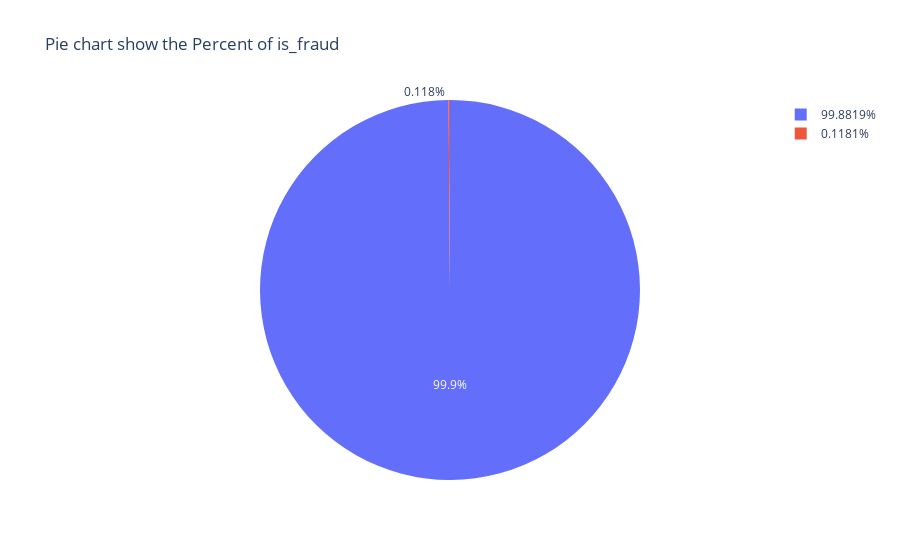

Here is the notebook cell this chart was saved with:
### Code cell
fig = px.pie(df, values=df.value_counts(["is_fraud"]), names=percent,
             title='Pie chart show the Percent of is_fraud')
fig.show()

### Figure 1 — Plotly figure (JSON) as saved in the notebook; plotly's stock layout.template omitted (floating-point values rounded to 4 significant figures)
{"data": [{"domain": {"x": [0, 1], "y": [0, 1]}, "hovertemplate": "label=%{label}<br>value=%{value}<extra></extra>", "labels": ["99.8819%", "0.1181%"], "legendgroup": "", "name": "", "showlegend": true, "type": "pie", "values": [4255870, 5034]}], "layout": {"legend": {"tracegroupgap": 0}, "title": {"text": "Pie chart show the Percent of is_fraud"}}}
